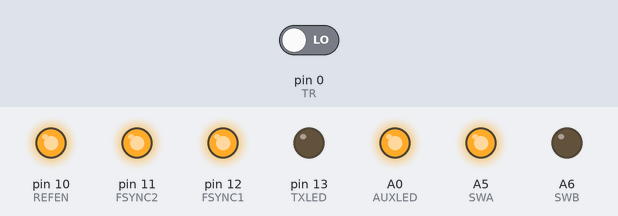
Bench run of a sketch on a simulated Teensy 4. On the bench: output pins drawn as LEDs (lit = HIGH). Inputs (shaded band) come from the test bench; at power-on: pin 0 (TR) LOW. Pins used as bus, display or sensor lines are not drawn.

Above: at 1.3 s.
1.4 s: pin 0 (TR) driven HIGH
At 2.0 s:
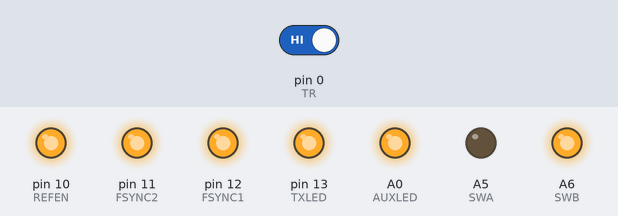
2.9 s: pin 0 (TR) driven LOW
At 3.2 s:
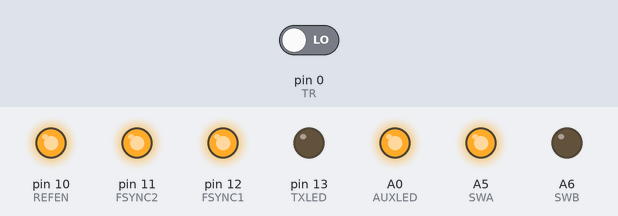
Timing chart, 0 to 5.9 s (numbered marks = the images above; inputs shaded):
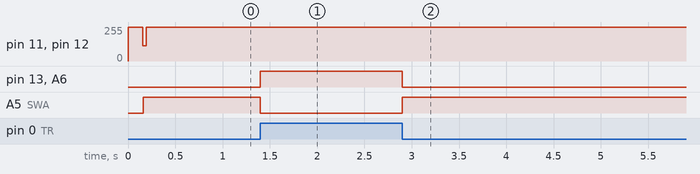

Measured:
- after the input at 1.4 s, pin 13 (TXLED), A6 (SWB): LOW → HIGH at once; A5 (SWA): HIGH → LOW at once
- after the input at 2.9 s, pin 13 (TXLED), A6 (SWB): HIGH → LOW at once; A5 (SWA): LOW → HIGH at once

The sketch:

mimic_software.ino
```cpp
     // jon klein, jtklein@alaska.edu
// code to control radar mimic
// see https://github.com/LachlanGunn/Synthesis/blob/master/AD9835.cpp


#define AUX 1
#define TR 0
#define SCLK2 8
#define SDATA2 9
#define SCLK1 8
#define SDATA1 9
#define REFEN 10
#define FSYNC2 11
#define FSYNC1 12
#define TXLED 13
#define AUXLED 14
#define SWA 19
#define SWB 20

#define CHANNELS 2

// command structure:
// [CMD]  [CHANNEL] [PAYLOAD]
// 1 byte 1 byte     4 bytes
// reply CMD CHANNEL PAYLOAD OKAY
#define SETFREQ 20
#define SETPHASE 30
#define SYNCPHASE 40
#define SETIPP 71
#define SETPLEN 72
#define SETPULSE 73
#define SETTRGAP 74
#define ENABLE 50
#define DISABLE 60
#define ACK 5
#define NAK 6

#define PORT0 0
#define PORT1 1
#define BOTHPORTS 2

#define TICKS_PER_PERIOD 500 // 60 ms repetition rate
#define TICK_RES 20 // uS

#define MCLK 50000000

const uint8_t sclk[] = {SCLK1, SCLK2, SCLK1};
const uint8_t sdata[] = {SDATA1, SDATA2, SDATA1};
const uint8_t fsync[] = {FSYNC1, FSYNC2};

volatile uint16_t tickcounter;
uint8_t cmd, channel, stat;
uint32_t payload;
uint32_t plen = 300; // us
uint32_t ipp = 100000; // us q
uint32_t pulseen = 0;
uint32_t trgap = 60; // us delay between TR high and rf pulse

IntervalTimer timer; // see http://www.pjrc.com/teensy/td_timing_IntervalTimer.html

void setup()
{
        pinMode(REFEN, OUTPUT);
        pinMode(TR, INPUT);
        pinMode(AUX, INPUT);

        pinMode(SCLK2, OUTPUT);
        pinMode(SDATA2, OUTPUT);
        pinMode(SCLK1, OUTPUT);
        pinMode(SDATA1, OUTPUT);

        pinMode(FSYNC2, OUTPUT);
        pinMode(FSYNC1, OUTPUT);
        pinMode(TXLED, OUTPUT);
        pinMode(AUXLED, OUTPUT);
        pinMode(SWA, OUTPUT);
        pinMode(SWB, OUTPUT);

        digitalWrite(REFEN, HIGH);
        digitalWrite(FSYNC1, HIGH);
        digitalWrite(FSYNC2, HIGH);
        digitalWrite(AUXLED, HIGH);

        Serial.begin(9600);

        delay(100);

        ad9835_init(BOTHPORTS);
        ad9835_setfreqhz(BOTHPORTS, 10000000, 0);
        ad9835_syncphase();
        ad9835_enable(BOTHPORTS);
        ad9835_setphase(BOTHPORTS, 0, 90);
}

void tick(void)
{
  tickcounter++;
  if (tickcounter > TICKS_PER_PERIOD) {
    tickcounter = 0;
  }


}

// bit-bang the SPI... the SPI library didn't work.. this is a stupid slow approach, but it works
void shiftByte(uint8_t data, uint8_t clk, uint8_t b)
{
  for(uint8_t i = 0; i < 8; i++) {
    digitalWrite(clk, HIGH);
    delayMicroseconds(1);
    digitalWrite(data, (b >> (7 - i)) & 0x01);
    delayMicroseconds(1);
    digitalWrite(clk, LOW);
    delayMicroseconds(1);
  }
}

void spi_write16(uint8_t channel, uint8_t msb, uint8_t lsb)
{
  spi_write16_nosync(channel, msb, lsb);
  delay(1);

  if (channel < CHANNELS) {
    digitalWrite(fsync[channel], HIGH);
  }
  else {
    for(uint8_t i = 0; i < CHANNELS; i++) {
      digitalWrite(fsync[i], HIGH);
    }
  }

  delay(1);
}

void spi_write16_nosync(uint8_t channel, uint8_t msb, uint8_t lsb)
{
  delay(1);
  digitalWrite(sclk[channel], LOW);
  delay(1);
  if (channel < CHANNELS) {
    digitalWrite(fsync[channel], LOW);
  }
  else {
    uint8_t i;
    for(i = 0; i < CHANNELS; i++) {
      digitalWrite(fsync[i], LOW);
    }
  }
  delay(1);
  shiftByte(sdata[channel], sclk[channel], msb);
  delay(1);
  shiftByte(sdata[channel], sclk[channel], lsb);
}

void ad9835_init(uint8_t channel)
{
  spi_write16(channel, 0xF0, 0x00); // init into sleep mode
  spi_write16(channel, 0xAC, 0x00); // SYNC loading, fsel/psel from io
}

void ad9835_enable(uint8_t channel)
{
  spi_write16(channel, 0xC0, 0x00);
}

void ad9835_disable(uint8_t channel)
{
  spi_write16(channel, 0xE0, 0x00);
}


uint8_t ad9835_setfreqhz(uint8_t channel, uint32_t hz, uint8_t freg)
{
  if (channel > CHANNELS) {
    return NAK;
  }

  uint64_t fcode;
  fcode = ((uint64_t) hz << 32) / MCLK;
  uint8_t baseaddr = (freg & 0x01) << 2;

  spi_write16(channel, 0x33 | baseaddr, (fcode & 0xFF000000) >> 24);
  spi_write16(channel, 0x22 | baseaddr, (fcode & 0x00FF0000) >> 16);
  spi_write16(channel, 0x31 | baseaddr, (fcode & 0x0000FF00) >> 8);
  spi_write16(channel, 0x20 | baseaddr, (fcode & 0x000000FF));

  return ACK;
}

uint8_t ad9835_setphase(uint8_t channel, uint32_t phasedeg, uint8_t preg)
{
  if (channel > CHANNELS) {
    return NAK;
  }

  float pcodef = (phasedeg * 4096 / 360);
  uint32_t pcode = pcodef;

  uint8_t baseaddr = (preg & 0x03) << 1;
  spi_write16(channel, 0x19 | baseaddr, (pcode & 0x0F00) >> 8);
  spi_write16(channel, 0x08 | baseaddr, (pcode & 0x00FF));

  return ACK;
}

void ad9835_syncphase(void)
{
  // send reset to both dds
  spi_write16_nosync(BOTHPORTS, 0xD0, 0x00);
  digitalWrite(fsync[PORT0], HIGH);
  digitalWrite(fsync[PORT1], HIGH);
}

void ad9835_syncen(void)
{
  spi_write16_nosync(PORT0, 0xD0, 0x00);
  spi_write16_nosync(PORT1, 0xD0, 0x00);
  digitalWrite(fsync[0], HIGH);
}

// sets tx switch, nonzero is tx, 0 is terminated
void set_txswitch(uint8_t state)
{
  if(!state) {
    digitalWrite(SWA, HIGH);
    digitalWrite(SWB, LOW);
    digitalWrite(TXLED, LOW);
  }

  else {
    digitalWrite(SWA, LOW);
    digitalWrite(SWB, HIGH);
    digitalWrite(TXLED, HIGH);
  }
}

void pulse(uint32_t pulselen, uint32_t ipp, uint32_t trgap)
{
  digitalWrite(AUX, LOW);
  set_txswitch(LOW);

  delayMicroseconds(ipp - pulselen);

  digitalWrite(AUX, HIGH);

  delayMicroseconds(trgap);
  set_txswitch(HIGH);
  delayMicroseconds(pulselen - 2 * trgap);
  set_txswitch(LOW);
  delayMicroseconds(trgap);
  digitalWrite(AUX, LOW);
}

void loop()
{
  if (Serial.available() >= 4) {
    cmd = Serial.read();
    channel = Serial.read();
    payload = Serial.read() << 8;
    payload |= Serial.read();
    stat = NAK;

    switch(cmd) {
      case SETFREQ:
        stat = ad9835_setfreqhz(channel, payload * 1000, 0);
        break;

      case SETPHASE:
        stat = ad9835_setphase(channel, payload, 0);
        break;

      case SYNCPHASE:
        ad9835_syncphase();
        stat = ACK;
        break;

      case SETPLEN:
        plen = payload;
        stat = ACK;
        break;

      case SETPULSE:
        pulseen = payload;
        if(pulseen) {
          timer.begin(tick, 300);
        }
        else {
          timer.end();
        }
        stat = ACK;
        break;

      case SETTRGAP:
        trgap = payload;
        stat = ACK;
        break;

      case SETIPP:
        ipp = payload;
        stat = ACK;
        break;

      case DISABLE:
        ad9835_disable(channel);
        digitalWrite(REFEN, 0);
        stat = ACK;
        break;

      case ENABLE:
        ad9835_enable(channel);
        digitalWrite(REFEN, 1);
        stat = ACK;
        break;

    }
  }

  if (pulseen) {
      pulse(plen, ipp, trgap);
  }

  else {
    //set_txswitch(HIGH);
    set_txswitch(digitalRead(TR));
  }


}
```
